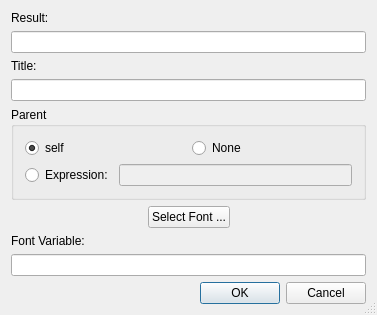
<?xml version="1.0" encoding="UTF-8"?>
<ui version="4.0">
 <class>FontDialogWizardDialog</class>
 <widget class="QDialog" name="FontDialogWizardDialog">
  <property name="geometry">
   <rect>
    <x>0</x>
    <y>0</y>
    <width>377</width>
    <height>291</height>
   </rect>
  </property>
  <property name="windowTitle">
   <string>QFontDialog Wizard</string>
  </property>
  <property name="sizeGripEnabled">
   <bool>true</bool>
  </property>
  <layout class="QVBoxLayout" name="verticalLayout">
   <item>
    <widget class="QLabel" name="label">
     <property name="text">
      <string>Result:</string>
     </property>
    </widget>
   </item>
   <item>
    <widget class="QLineEdit" name="eResultVar">
     <property name="toolTip">
      <string>Enter the result variable name</string>
     </property>
    </widget>
   </item>
   <item>
    <widget class="QLabel" name="textLabel1">
     <property name="text">
      <string>Title:</string>
     </property>
    </widget>
   </item>
   <item>
    <widget class="QLineEdit" name="eCaption">
     <property name="toolTip">
      <string>Enter the title for the message box</string>
     </property>
    </widget>
   </item>
   <item>
    <widget class="QGroupBox" name="parentGroup">
     <property name="title">
      <string>Parent</string>
     </property>
     <layout class="QGridLayout" name="gridLayout_3">
      <item row="0" column="0">
       <widget class="QRadioButton" name="parentSelf">
        <property name="toolTip">
         <string>Select &quot;self&quot; as parent</string>
        </property>
        <property name="text">
         <string>self</string>
        </property>
        <property name="checked">
         <bool>true</bool>
        </property>
       </widget>
      </item>
      <item row="0" column="1">
       <widget class="QRadioButton" name="parentNone">
        <property name="toolTip">
         <string>Select &quot;None&quot; as parent</string>
        </property>
        <property name="text">
         <string>None</string>
        </property>
       </widget>
      </item>
      <item row="1" column="0" colspan="2">
       <layout class="QHBoxLayout" name="horizontalLayout_2">
        <item>
         <widget class="QRadioButton" name="parentOther">
          <property name="toolTip">
           <string>Select to enter a parent expression</string>
          </property>
          <property name="text">
           <string>Expression:</string>
          </property>
         </widget>
        </item>
        <item>
         <widget class="QLineEdit" name="parentEdit">
          <property name="enabled">
           <bool>false</bool>
          </property>
          <property name="toolTip">
           <string>Enter the parent expression</string>
          </property>
         </widget>
        </item>
       </layout>
      </item>
     </layout>
    </widget>
   </item>
   <item>
    <layout class="QHBoxLayout">
     <item>
      <spacer>
       <property name="orientation">
        <enum>Qt::Horizontal</enum>
       </property>
       <property name="sizeType">
        <enum>QSizePolicy::Expanding</enum>
       </property>
       <property name="sizeHint" stdset="0">
        <size>
         <width>30</width>
         <height>0</height>
        </size>
       </property>
      </spacer>
     </item>
     <item>
      <widget class="QPushButton" name="fontButton">
       <property name="toolTip">
        <string>Press to select a font via a dialog</string>
       </property>
       <property name="text">
        <string>Select Font ...</string>
       </property>
      </widget>
     </item>
     <item>
      <spacer>
       <property name="orientation">
        <enum>Qt::Horizontal</enum>
       </property>
       <property name="sizeType">
        <enum>QSizePolicy::Expanding</enum>
       </property>
       <property name="sizeHint" stdset="0">
        <size>
         <width>30</width>
         <height>0</height>
        </size>
       </property>
      </spacer>
     </item>
    </layout>
   </item>
   <item>
    <widget class="QLabel" name="TextLabel1">
     <property name="text">
      <string>Font Variable:</string>
     </property>
    </widget>
   </item>
   <item>
    <widget class="QLineEdit" name="eVariable">
     <property name="toolTip">
      <string>Enter a variable name</string>
     </property>
    </widget>
   </item>
   <item>
    <widget class="QDialogButtonBox" name="buttonBox">
     <property name="orientation">
      <enum>Qt::Horizontal</enum>
     </property>
     <property name="standardButtons">
      <set>QDialogButtonBox::Cancel|QDialogButtonBox::Ok</set>
     </property>
    </widget>
   </item>
  </layout>
 </widget>
 <layoutdefault spacing="6" margin="11"/>
 <pixmapfunction>qPixmapFromMimeSource</pixmapfunction>
 <tabstops>
  <tabstop>eResultVar</tabstop>
  <tabstop>eCaption</tabstop>
  <tabstop>parentSelf</tabstop>
  <tabstop>parentNone</tabstop>
  <tabstop>parentOther</tabstop>
  <tabstop>parentEdit</tabstop>
  <tabstop>fontButton</tabstop>
  <tabstop>eVariable</tabstop>
  <tabstop>buttonBox</tabstop>
 </tabstops>
 <resources/>
 <connections>
  <connection>
   <sender>buttonBox</sender>
   <signal>accepted()</signal>
   <receiver>FontDialogWizardDialog</receiver>
   <slot>accept()</slot>
   <hints>
    <hint type="sourcelabel">
     <x>29</x>
     <y>281</y>
    </hint>
    <hint type="destinationlabel">
     <x>20</x>
     <y>120</y>
    </hint>
   </hints>
  </connection>
  <connection>
   <sender>buttonBox</sender>
   <signal>rejected()</signal>
   <receiver>FontDialogWizardDialog</receiver>
   <slot>reject()</slot>
   <hints>
    <hint type="sourcelabel">
     <x>85</x>
     <y>281</y>
    </hint>
    <hint type="destinationlabel">
     <x>76</x>
     <y>119</y>
    </hint>
   </hints>
  </connection>
  <connection>
   <sender>parentOther</sender>
   <signal>toggled(bool)</signal>
   <receiver>parentEdit</receiver>
   <slot>setEnabled(bool)</slot>
   <hints>
    <hint type="sourcelabel">
     <x>61</x>
     <y>156</y>
    </hint>
    <hint type="destinationlabel">
     <x>130</x>
     <y>157</y>
    </hint>
   </hints>
  </connection>
 </connections>
</ui>
